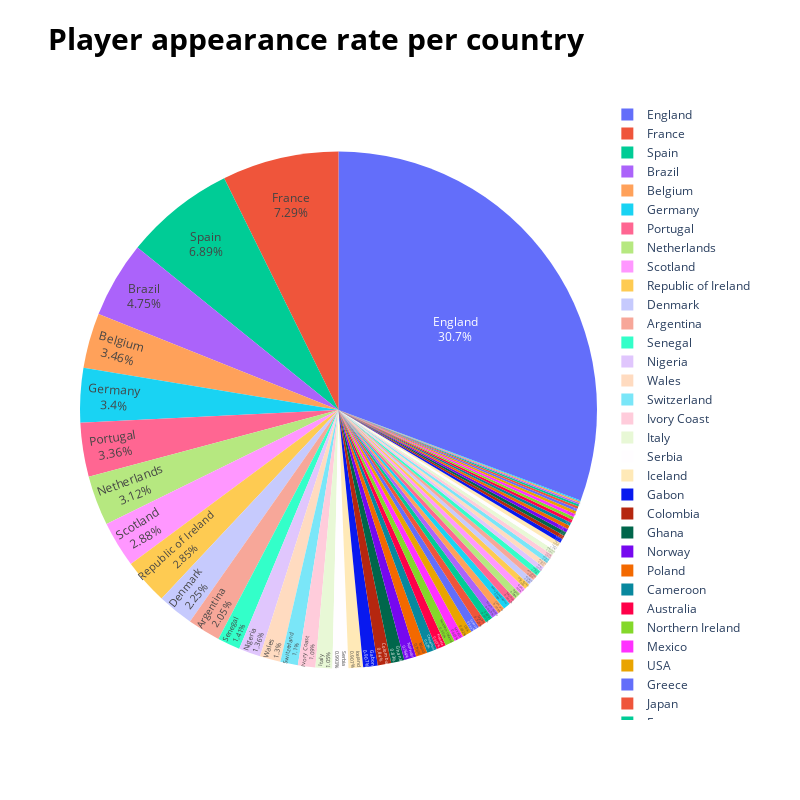

Write notebook code for a chart like this one.
### Code cell
fig = px.pie(player_appeared,
             values='appearances_overall',
             names='nationality',
             title='Countries represented in the EPL by number of appearances',
            )
fig.update_traces(textposition='inside', textinfo='percent+label')
fig.update_layout(title_text='<b> Player appearance rate per country <b>', 
                  titlefont=dict(color='black', size=30),
                  width=800,
                  height=800,
                 )
fig.show()

### Figure 1 — Plotly figure (JSON) as saved in the notebook; plotly's stock layout.template omitted (floating-point values rounded to 4 significant figures; data arrays with more than 128 entries replaced by an {"elided": "..."} marker saying what was removed)
{"data": [{"domain": {"x": [0, 1], "y": [0, 1]}, "hovertemplate": "nationality=%{label}<br>appearances_overall=%{value}<extra></extra>", "labels": {"elided": "503 str values"}, "legendgroup": "", "name": "", "showlegend": true, "textinfo": "percent+label", "textposition": "inside", "type": "pie", "values": {"elided": "503 int values"}}], "layout": {"height": 800, "legend": {"tracegroupgap": 0}, "title": {"font": {"color": "black", "size": 30}, "text": "<b> Player appearance rate per country <b>"}, "width": 800}}
